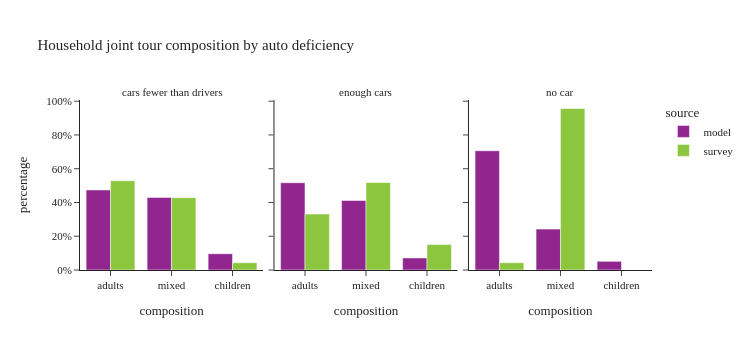

Source (notebook cell):
### Code cell
plot_joint_tour_segment(joint_tour_data, 'auto_available_driver', "Household joint tour composition by auto deficiency")

### Figure 1 — Plotly figure (JSON) as saved in the notebook; plotly's stock layout.template omitted (floating-point values rounded to 4 significant figures)
{"data": [{"alignmentgroup": "True", "customdata": [[24022], [21779], [4877]], "hovertemplate": "source=model<br>auto_available_driver=cars fewer than drivers<br>composition=%{x}<br>percentage=%{y}<br>sample_size=%{customdata[0]}<extra></extra>", "legendgroup": "model", "marker": {"color": "#91268F", "pattern": {"shape": ""}}, "name": "model", "offsetgroup": "model", "orientation": "v", "showlegend": true, "textposition": "auto", "type": "bar", "x": ["adults", "mixed", "children"], "xaxis": "x", "y": [0.474, 0.4298, 0.09624], "yaxis": "y"}, {"alignmentgroup": "True", "customdata": [[32078], [25540], [4424]], "hovertemplate": "source=model<br>auto_available_driver=enough cars<br>composition=%{x}<br>percentage=%{y}<br>sample_size=%{customdata[0]}<extra></extra>", "legendgroup": "model", "marker": {"color": "#91268F", "pattern": {"shape": ""}}, "name": "model", "offsetgroup": "model", "orientation": "v", "showlegend": false, "textposition": "auto", "type": "bar", "x": ["adults", "mixed", "children"], "xaxis": "x2", "y": [0.517, 0.4117, 0.07131], "yaxis": "y2"}, {"alignmentgroup": "True", "customdata": [[933], [320], [68]], "hovertemplate": "source=model<br>auto_available_driver=no car<br>composition=%{x}<br>percentage=%{y}<br>sample_size=%{customdata[0]}<extra></extra>", "legendgroup": "model", "marker": {"color": "#91268F", "pattern": {"shape": ""}}, "name": "model", "offsetgroup": "model", "orientation": "v", "showlegend": false, "textposition": "auto", "type": "bar", "x": ["adults", "mixed", "children"], "xaxis": "x3", "y": [0.7063, 0.2422, 0.05148], "yaxis": "y3"}, {"alignmentgroup": "True", "customdata": [[174], [88], [20]], "hovertemplate": "source=survey<br>auto_available_driver=cars fewer than drivers<br>composition=%{x}<br>percentage=%{y}<br>sample_size=%{customdata[0]}<extra></extra>", "legendgroup": "survey", "marker": {"color": "#8CC63E", "pattern": {"shape": ""}}, "name": "survey", "offsetgroup": "survey", "orientation": "v", "showlegend": true, "textposition": "auto", "type": "bar", "x": ["adults", "mixed", "children"], "xaxis": "x", "y": [0.5283, 0.4285, 0.04318], "yaxis": "y"}, {"alignmentgroup": "True", "customdata": [[212], [169], [47]], "hovertemplate": "source=survey<br>auto_available_driver=enough cars<br>composition=%{x}<br>percentage=%{y}<br>sample_size=%{customdata[0]}<extra></extra>", "legendgroup": "survey", "marker": {"color": "#8CC63E", "pattern": {"shape": ""}}, "name": "survey", "offsetgroup": "survey", "orientation": "v", "showlegend": false, "textposition": "auto", "type": "bar", "x": ["adults", "mixed", "children"], "xaxis": "x2", "y": [0.331, 0.5182, 0.1508], "yaxis": "y2"}, {"alignmentgroup": "True", "customdata": [[10], [7]], "hovertemplate": "source=survey<br>auto_available_driver=no car<br>composition=%{x}<br>percentage=%{y}<br>sample_size=%{customdata[0]}<extra></extra>", "legendgroup": "survey", "marker": {"color": "#8CC63E", "pattern": {"shape": ""}}, "name": "survey", "offsetgroup": "survey", "orientation": "v", "showlegend": false, "textposition": "auto", "type": "bar", "x": ["adults", "mixed"], "xaxis": "x3", "y": [0.0433, 0.9567], "yaxis": "y3"}], "layout": {"annotations": [{"font": {}, "showarrow": false, "text": "cars fewer than drivers", "x": 0.16, "xanchor": "center", "xref": "paper", "y": 1.0, "yanchor": "bottom", "yref": "paper"}, {"font": {}, "showarrow": false, "text": "enough cars", "x": 0.5, "xanchor": "center", "xref": "paper", "y": 1.0, "yanchor": "bottom", "yref": "paper"}, {"font": {}, "showarrow": false, "text": "no car", "x": 0.84, "xanchor": "center", "xref": "paper", "y": 1.0, "yanchor": "bottom", "yref": "paper"}], "barmode": "group", "height": 350, "legend": {"title": {"text": "source"}, "tracegroupgap": 0}, "title": {"text": "Household joint tour composition by auto deficiency"}, "width": 750, "xaxis": {"anchor": "y", "domain": [0.0, 0.32], "title": {"text": "composition"}}, "xaxis2": {"anchor": "y2", "domain": [0.34, 0.66], "matches": "x", "title": {"text": "composition"}}, "xaxis3": {"anchor": "y3", "domain": [0.68, 1.0], "matches": "x", "title": {"text": "composition"}}, "yaxis": {"anchor": "x", "domain": [0.0, 1.0], "tickformat": ".0%", "title": {"text": "percentage"}}, "yaxis2": {"anchor": "x2", "domain": [0.0, 1.0], "matches": "y", "showticklabels": false, "tickformat": ".0%"}, "yaxis3": {"anchor": "x3", "domain": [0.0, 1.0], "matches": "y", "showticklabels": false}}}
